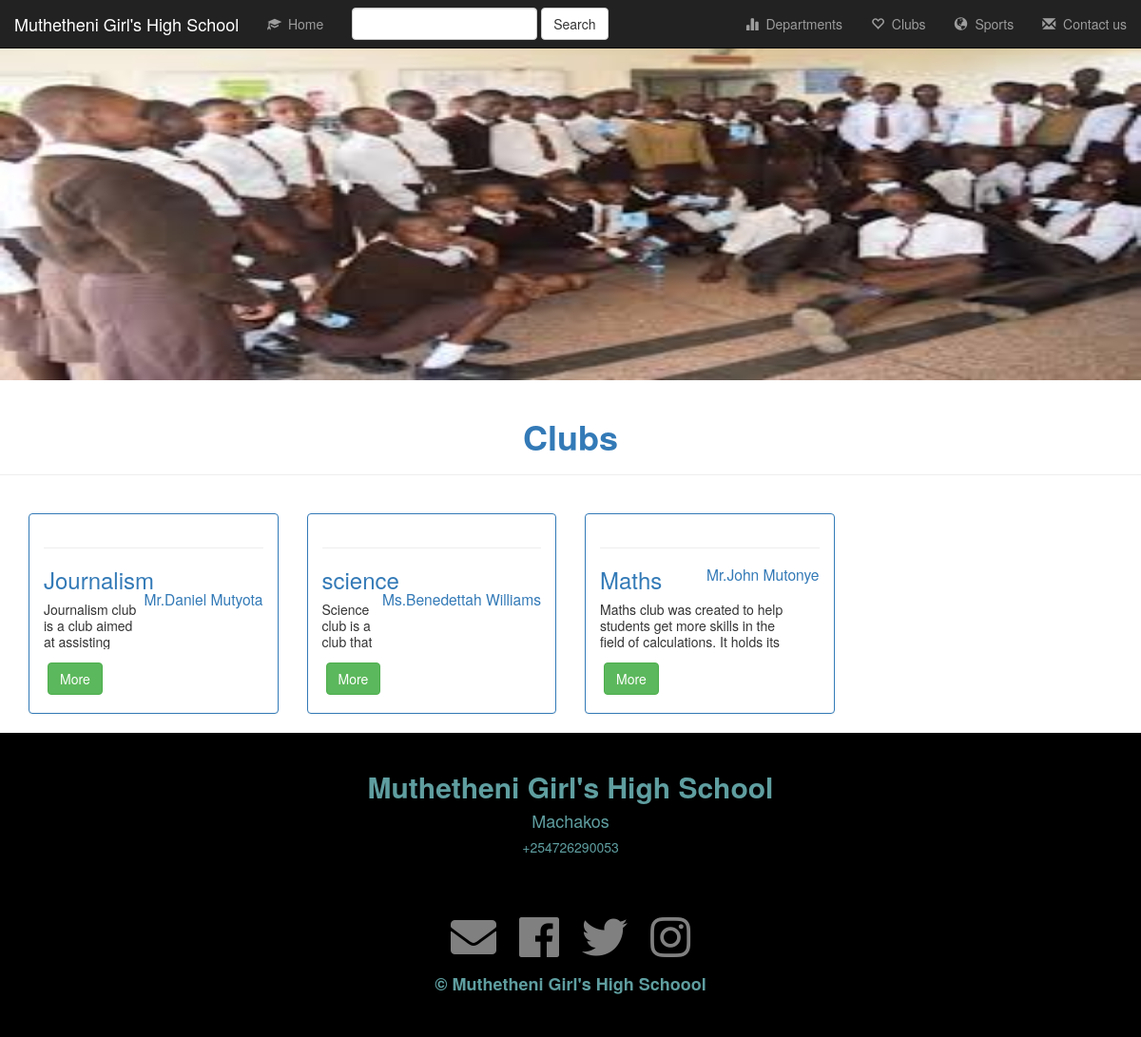
The page /clubs/ on the database as committed earlier.
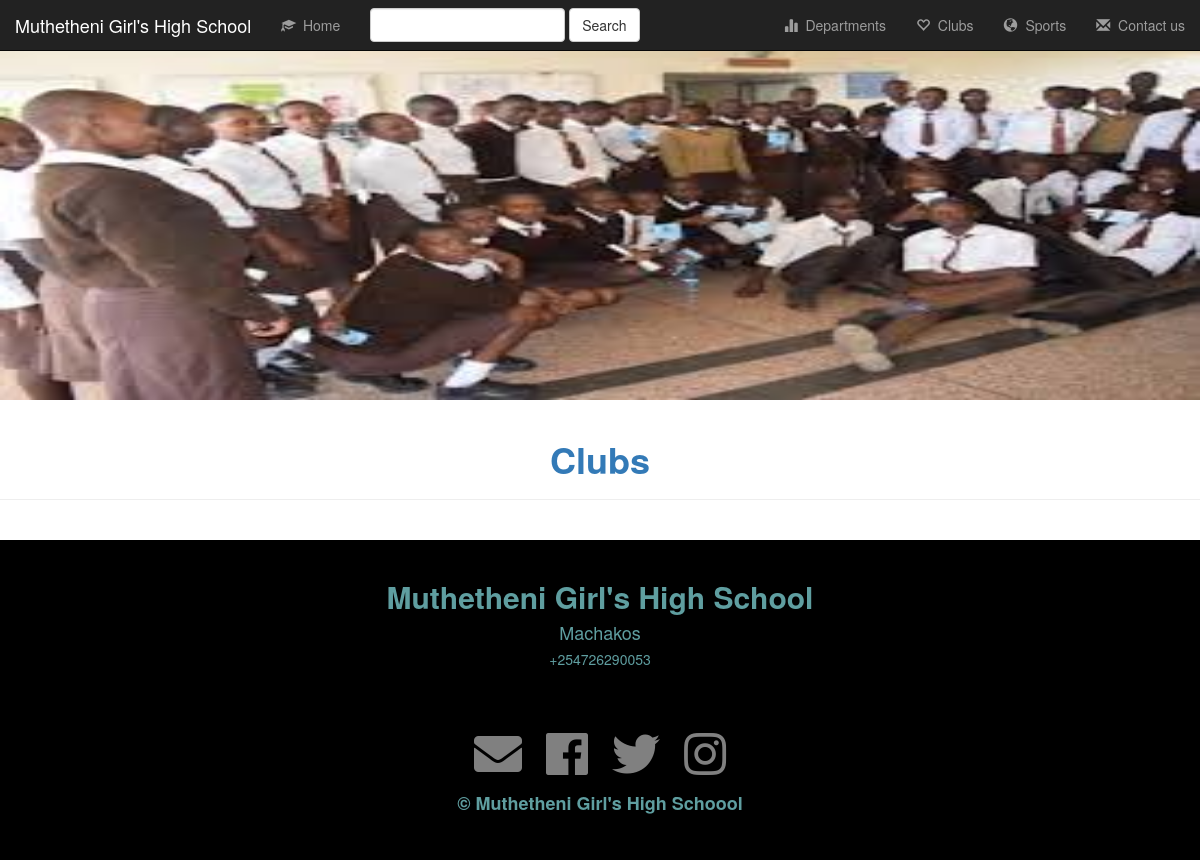
The same page on the database as committed later.
### schapp/models.py (models this page shows, shortened)
class Club(models.Model):
    name = models.CharField(max_length=30)
    patron = models.CharField(max_length=30)
    desc = models.TextField()

### schapp/views.py (the view)
# urls.py: path('clubs/', views.clubs, name='clubs'),
def clubs(request):
    cbs = Club.objects.all()
    return render(request, 'schapp/clubs.html', {'cbs': cbs})

### schapp/templates/schapp/clubs.html (shortened to what this page needs)
{% extends 'schapp/base.html' %}
{% load static %}
{% block content %}
    <div class="container-fluid">
    <div class="row">
    <div class="banner-img">
    <img src="{% static 'schapp/img/debate.jpg' %}" alt="" style="width: 100%; padding-top: 25px; height: 50%;">
        <div class="page-header">
            <h1 class="text-center text-primary"> <strong>Clubs</strong></h1>
        </div>
    </div>
</div>
    <br>
        {% if cbs %}
            {% for c in cbs %}
    <div class="col-sm-3">
        <div class="panel panel-primary">
            <div class="panel-body">
                <hr>
                <h3 class="text-primary">{{ c.name }} <small class="text-primary" style="float: right;">{{ c.patron }}</small></h3>
                <p style="line-height: 1.2em; height: 3.6em; overflow: hidden; text-overflow: ellipsis; max-width: 90%;">{{ c.desc }}</p>
                <button type="button" class="btn btn-success" style="margin: 4px;" data-toggle="modal" data-target="#Modal-{{ c.id }}">More</button>
            </div>
        </div>
    </div>
            {% endfor %}
    {% endif %}
    </div>
    {% include 'schapp/footer.html' %}
{% endblock %}

Rows that differ between the two databases and show on the page:
removed Club: name "Journalism", patron "Mr.Daniel Mutyota", desc "Journalism club is a club aimed at assisting…"
removed Club: name "science", patron "Ms.Benedettah Williams", desc "Scienc…"
removed Club: name "Maths", patron "Mr.John Mutonye", desc "Maths club was created to help students get more skills in the field of calculations. It holds its…"
